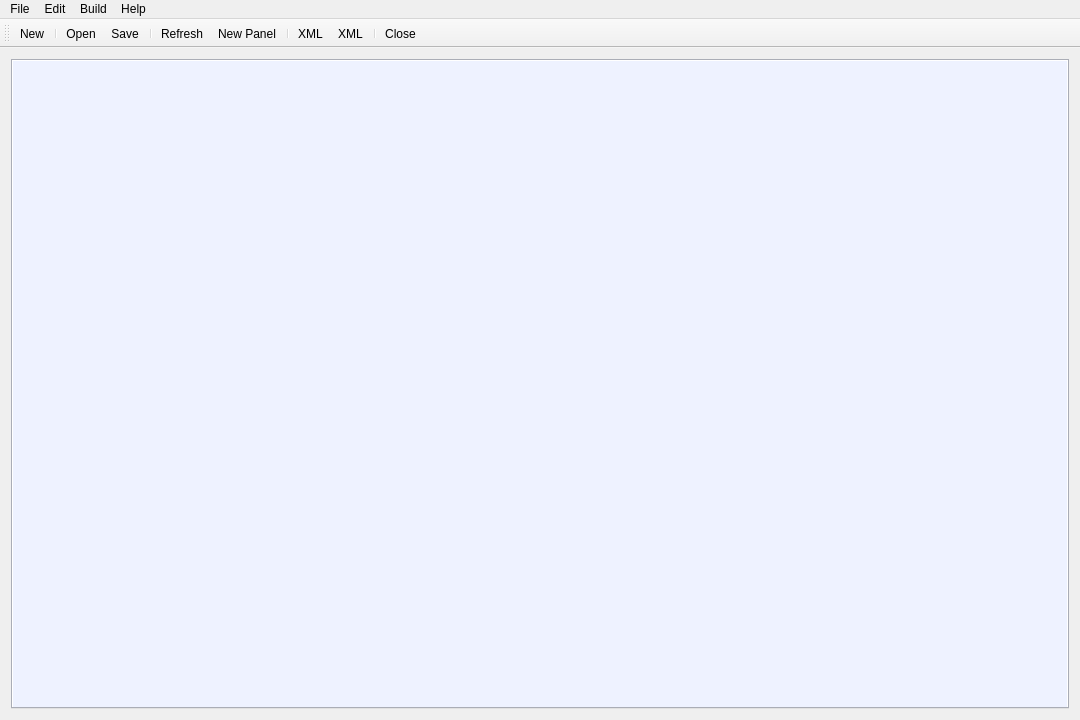
<?xml version="1.0" encoding="UTF-8"?>
<ui version="4.0">
 <author>Jorge Bárcena Lumbreras</author>
 <class>TaskManagerEditorClass</class>
 <widget class="QMainWindow" name="TaskManagerEditorClass">
  <property name="geometry">
   <rect>
    <x>0</x>
    <y>0</y>
    <width>1080</width>
    <height>720</height>
   </rect>
  </property>
  <property name="sizePolicy">
   <sizepolicy hsizetype="Fixed" vsizetype="Fixed">
    <horstretch>0</horstretch>
    <verstretch>0</verstretch>
   </sizepolicy>
  </property>
  <property name="maximumSize">
   <size>
    <width>16777215</width>
    <height>720</height>
   </size>
  </property>
  <property name="windowTitle">
   <string>TaskManagerEditor</string>
  </property>
  <widget class="QWidget" name="centralWidget">
   <property name="sizePolicy">
    <sizepolicy hsizetype="Minimum" vsizetype="Minimum">
     <horstretch>0</horstretch>
     <verstretch>0</verstretch>
    </sizepolicy>
   </property>
   <property name="sizeIncrement">
    <size>
     <width>1</width>
     <height>1</height>
    </size>
   </property>
   <property name="styleSheet">
    <string notr="true"/>
   </property>
   <layout class="QGridLayout" name="gridLayout">
    <item row="0" column="0">
     <widget class="QTApplicationWidget" name="panelWidget">
      <property name="styleSheet">
       <string notr="true">background-color: rgb(238, 242, 255);</string>
      </property>
      <property name="currentIndex">
       <number>-1</number>
      </property>
      <property name="movable">
       <bool>true</bool>
      </property>
     </widget>
    </item>
   </layout>
  </widget>
  <widget class="QMenuBar" name="menuBar">
   <property name="geometry">
    <rect>
     <x>0</x>
     <y>0</y>
     <width>1080</width>
     <height>26</height>
    </rect>
   </property>
   <widget class="QMenu" name="menuFile">
    <property name="title">
     <string>File</string>
    </property>
    <widget class="QMenu" name="menuExport">
     <property name="title">
      <string>Export</string>
     </property>
     <addaction name="actionXML_Export"/>
    </widget>
    <widget class="QMenu" name="menuImport">
     <property name="title">
      <string>Import</string>
     </property>
     <addaction name="actionXML_Import"/>
    </widget>
    <addaction name="separator"/>
    <addaction name="actionNew"/>
    <addaction name="actionOpen"/>
    <addaction name="actionSave"/>
    <addaction name="actionSave_as"/>
    <addaction name="separator"/>
    <addaction name="menuExport"/>
    <addaction name="menuImport"/>
    <addaction name="separator"/>
    <addaction name="actionClose"/>
   </widget>
   <widget class="QMenu" name="menuAbout_me">
    <property name="title">
     <string>Help</string>
    </property>
    <addaction name="actionGithub"/>
    <addaction name="actionLinkedin"/>
    <addaction name="separator"/>
    <addaction name="actionTask_Manager_Editor"/>
   </widget>
   <widget class="QMenu" name="menuBuild">
    <property name="title">
     <string>Build</string>
    </property>
    <widget class="QMenu" name="menuExecute_commands">
     <property name="title">
      <string>Execute commands</string>
     </property>
     <addaction name="actionLua"/>
    </widget>
    <widget class="QMenu" name="menuExecute_File">
     <property name="title">
      <string>Execute File</string>
     </property>
     <addaction name="actionLuaFile"/>
    </widget>
    <addaction name="menuExecute_commands"/>
    <addaction name="separator"/>
    <addaction name="menuExecute_File"/>
   </widget>
   <widget class="QMenu" name="menuEdit">
    <property name="title">
     <string>Edit</string>
    </property>
    <addaction name="actionNew_Panel"/>
    <addaction name="actionRefresh"/>
   </widget>
   <addaction name="menuFile"/>
   <addaction name="menuEdit"/>
   <addaction name="menuBuild"/>
   <addaction name="menuAbout_me"/>
  </widget>
  <widget class="QToolBar" name="toolBar">
   <property name="windowTitle">
    <string>toolBar</string>
   </property>
   <attribute name="toolBarArea">
    <enum>TopToolBarArea</enum>
   </attribute>
   <attribute name="toolBarBreak">
    <bool>false</bool>
   </attribute>
   <addaction name="actionNew"/>
   <addaction name="separator"/>
   <addaction name="actionOpen"/>
   <addaction name="actionSave"/>
   <addaction name="separator"/>
   <addaction name="actionRefresh"/>
   <addaction name="actionNew_Panel"/>
   <addaction name="separator"/>
   <addaction name="actionXML_Export"/>
   <addaction name="actionXML_Import"/>
   <addaction name="separator"/>
   <addaction name="actionClose"/>
  </widget>
  <action name="actionGithub">
   <property name="text">
    <string>Github</string>
   </property>
  </action>
  <action name="actionLinkedin">
   <property name="text">
    <string>Linkedin</string>
   </property>
  </action>
  <action name="actionTask_Manager_Editor">
   <property name="text">
    <string>Task Manager Editor</string>
   </property>
   <property name="shortcut">
    <string>F1</string>
   </property>
  </action>
  <action name="actionOpen">
   <property name="icon">
    <iconset resource="TaskManagerEditor.qrc">
     <normaloff>:/TaskManagerEditor/Folder.png</normaloff>:/TaskManagerEditor/Folder.png</iconset>
   </property>
   <property name="text">
    <string>Open</string>
   </property>
   <property name="shortcut">
    <string>Ctrl+O</string>
   </property>
  </action>
  <action name="actionSave">
   <property name="icon">
    <iconset resource="TaskManagerEditor.qrc">
     <normaloff>:/TaskManagerEditor/Save.png</normaloff>:/TaskManagerEditor/Save.png</iconset>
   </property>
   <property name="text">
    <string>Save</string>
   </property>
   <property name="shortcut">
    <string>Ctrl+S</string>
   </property>
  </action>
  <action name="actionXML_Export">
   <property name="icon">
    <iconset resource="TaskManagerEditor.qrc">
     <normaloff>:/TaskManagerEditor/Update.png</normaloff>:/TaskManagerEditor/Update.png</iconset>
   </property>
   <property name="text">
    <string>XML</string>
   </property>
   <property name="shortcut">
    <string>Ctrl+Shift+E</string>
   </property>
  </action>
  <action name="actionSave_as">
   <property name="icon">
    <iconset resource="TaskManagerEditor.qrc">
     <normaloff>:/TaskManagerEditor/Save.png</normaloff>:/TaskManagerEditor/Save.png</iconset>
   </property>
   <property name="text">
    <string>Save as</string>
   </property>
   <property name="shortcut">
    <string>Ctrl+Shift+S</string>
   </property>
  </action>
  <action name="actionXML_Import">
   <property name="icon">
    <iconset resource="TaskManagerEditor.qrc">
     <normaloff>:/TaskManagerEditor/Down.png</normaloff>:/TaskManagerEditor/Down.png</iconset>
   </property>
   <property name="text">
    <string>XML</string>
   </property>
   <property name="shortcut">
    <string>Ctrl+Shift+I</string>
   </property>
  </action>
  <action name="actionClose">
   <property name="icon">
    <iconset resource="TaskManagerEditor.qrc">
     <normaloff>:/TaskManagerEditor/Turn off.png</normaloff>:/TaskManagerEditor/Turn off.png</iconset>
   </property>
   <property name="text">
    <string>Close</string>
   </property>
  </action>
  <action name="actionLua">
   <property name="icon">
    <iconset resource="TaskManagerEditor.qrc">
     <normaloff>:/TaskManagerEditor/Copy.png</normaloff>:/TaskManagerEditor/Copy.png</iconset>
   </property>
   <property name="text">
    <string>Lua</string>
   </property>
   <property name="shortcut">
    <string>Ctrl+L</string>
   </property>
  </action>
  <action name="actionLuaFile">
   <property name="icon">
    <iconset resource="TaskManagerEditor.qrc">
     <normaloff>:/TaskManagerEditor/Copy.png</normaloff>:/TaskManagerEditor/Copy.png</iconset>
   </property>
   <property name="text">
    <string>Lua</string>
   </property>
   <property name="shortcut">
    <string>Ctrl+Shift+L</string>
   </property>
  </action>
  <action name="actionNew">
   <property name="icon">
    <iconset resource="TaskManagerEditor.qrc">
     <normaloff>:/TaskManagerEditor/New document.png</normaloff>:/TaskManagerEditor/New document.png</iconset>
   </property>
   <property name="text">
    <string>New</string>
   </property>
  </action>
  <action name="actionRefresh">
   <property name="icon">
    <iconset resource="TaskManagerEditor.qrc">
     <normaloff>:/TaskManagerEditor/Sync.png</normaloff>:/TaskManagerEditor/Sync.png</iconset>
   </property>
   <property name="text">
    <string>Refresh</string>
   </property>
   <property name="shortcut">
    <string>Ctrl+R</string>
   </property>
  </action>
  <action name="actionNew_Panel">
   <property name="icon">
    <iconset resource="TaskManagerEditor.qrc">
     <normaloff>:/TaskManagerEditor/Create.png</normaloff>:/TaskManagerEditor/Create.png</iconset>
   </property>
   <property name="text">
    <string>New Panel</string>
   </property>
   <property name="shortcut">
    <string>Ctrl+P</string>
   </property>
  </action>
 </widget>
 <layoutdefault spacing="6" margin="11"/>
 <customwidgets>
  <customwidget>
   <class>QTApplicationWidget</class>
   <extends>QTabWidget</extends>
   <header>QTApplicationWidget.h</header>
   <container>1</container>
  </customwidget>
 </customwidgets>
 <resources>
  <include location="TaskManagerEditor.qrc"/>
 </resources>
 <connections/>
</ui>
